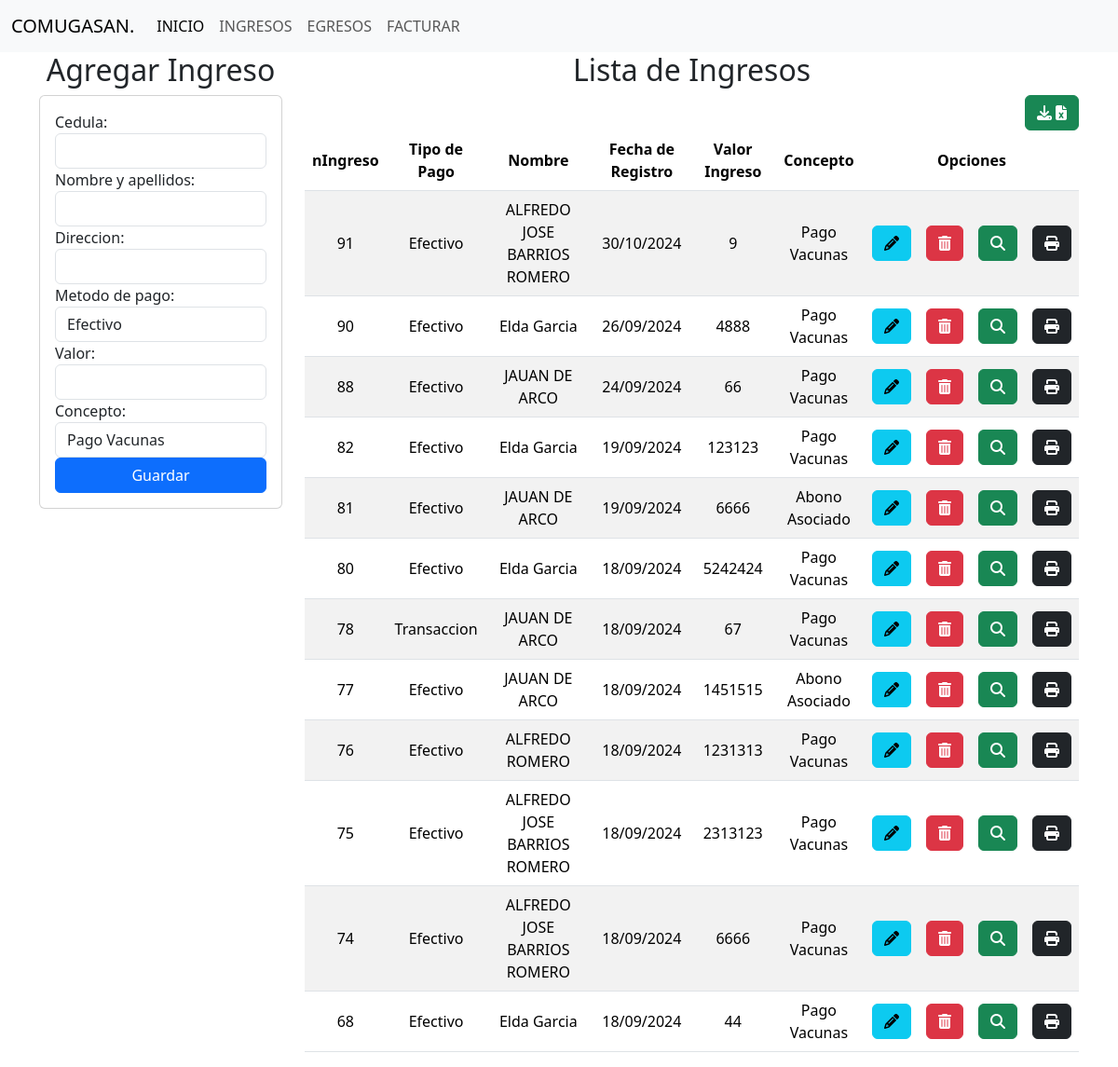
The page / on the database its author committed.
### comite/models.py (models this page shows, shortened)
class Ingresos(models.Model):
    nIngreso = models.AutoField(primary_key=True)
    usuario = models.ForeignKey(Usuarios, on_delete=models.CASCADE,null=True)
    tipo_pago = models.CharField(max_length=20)
    ciudad = models.CharField(max_length=100,default='San Juan Nepomuceno',editable=False)
    fecha = models.DateTimeField(auto_now_add=True,editable=False)
    valorIngreso = models.IntegerField(default=0,blank=True,null=True)
    concepto = models.CharField(max_length=200)

class Usuarios(models.Model):
    cedula = models.IntegerField(primary_key=True)
    nombre_completo = models.CharField(max_length=100)
    direccion = models.CharField(max_length=255)

### comite/views.py (the view)
# urls.py: path('', views.home),
def home(request):
    ingresos = Ingresos.objects.all()
    usuarios = Usuarios.objects.all()
    ingresos_invertidos = []
    for i in ingresos[::-1]:
        ingresos_invertidos.append(i)
    return render(request,"ingresos/ingresos.html",{"ingresos":ingresos_invertidos,"usuarios":usuarios})

### comite/templates/ingresos/ingresos.html (shortened to what this page needs)
{% extends "base.html" %}
{% block body %}
<div class="row">
    <div class=" col-sm-12 col-md-6 col-lg-3 col-xl-3">
        <h2 style="text-align: center;">Agregar Ingreso</h2>
        <div class="card">
            <div class="card-body">
                <form action="/registrarIngreso/" id="registro-form" method="POST">{% csrf_token %}
                    <div class="form-group">
                        <label>Cedula:</label>
                        <input  class="form-control" type="text" id="cedula" name="cedula"   maxlength="20" required >
                    </div>
                    <div class="form-group">
                        <label>Nombre y apellidos:</label>
                        <input  class="form-control" type="text" id="nombre_completo" name="nombre_completo"   maxlength="100" required >
                    </div>
                    <div class="form-group">
                        <label>Direccion:</label>
                        <input  class="form-control" type="text" id="direccion" name="direccion"   maxlength="100" required>
                    </div>
                    <label for="tipo_pago">Metodo de pago:</label>
                    <select id="tipo_pago"  class="form-control" name="tipo_pago">
                        <option value="Efectivo">Efectivo</option>
                    </select>
                    <div class="form-group">
                        <label>Valor:</label>
                        <input  class="form-control" type="number" id="valorIngreso" name="valorIngreso"   maxlength="20" required >
                    </div>
                    <div>
                        <label for="concepto">Concepto:</label>
                        <select id="concepto" class="form-control"  name="concepto">
                            <option value="Pago Vacunas">Pago Vacunas</option>
                        </select>
                    </div>
                    <div class="form-group">
                        <button type="submit" class="btn btn-primary  w-100 text-white">Guardar</button>
                    </div>
                </form>
            </div>
        </div>
    </div>
    <div class=" col-sm-12 col-md-6 col-lg-9 col-xl-9">
        <h2 style="text-align: center;">Lista de Ingresos</h2>
        <div style="text-align: right;">
        <td><a href="/descargarExcelIngresos/" class="btn btn-success">  <i class="fa-solid fa-download">&nbsp;</i><i class="fa-solid fa-file-excel"> </i></i></></a></td>
        </div>
        <div class="table-responsive">
            <table class="table table-striped">
                <thead>
                    <tr>
                        <th>nIngreso</th>
                        <th>Tipo de Pago</th>
                        <th>Nombre</th>
                        <th>Fecha de Registro</th>
                        <th>Valor Ingreso</th>
                        <th>Concepto</th>
                        <th colspan="4">Opciones</th>
                    </tr>
                </thead>
                <tbody>
                    {% for items in ingresos %}
                    <tr>
                        <td>{{items.nIngreso}}</td>
                        <td>{{items.tipo_pago}}</td>
                        <td>{{items.usuario.nombre_completo}}</td>
                        <td>{{items.fecha|date:"d/m/Y"}}</td>
                        <td>{{items.valorIngreso}}</td>
                        <td>{{items.concepto}}</td>
                        <td><a href="edicionIngreso/{{items.nIngreso}}" class="btn btn-info"><i class="fa-solid fa-pencil"></i></a></td>
                        <td><a href="eliminacionIngreso/{{items.nIngreso}}" class="btn btn-danger btnEliminacion"> <i class="fa-solid fa-trash-can"></i></a></td>
                        <td><a href="detalleIngreso/{{items.nIngreso}}" class="btn btn-success"><i class="fa-solid fa-magnifying-glass"></i></a></td>
                        <td><a href="detallePDF/{{items.nIngreso}}" onclick="abrirPopup(event, 'detallePDF/{{items.nIngreso}}', 'Mi ventana emergente', 800, 1000)"  class="btn btn-dark"><i class="fa-solid fa-print"></i></i></i></a></td>
                    </tr>
                    {% endfor%}
                </tbody>
            </table>
        </div>
    </div>
</div>
{% endblock %}

### comite/static/css/ingresos.css (style rules this page uses)
th, td { text-align: center; vertical-align: middle; }

### rows shown on the page
Ingresos: nIngreso "91", tipo_pago "Efectivo", usuario.nombre_completo "ALFREDO JOSE BARRIOS ROMERO", fecha "30/10/2024", valorIngreso "9", concepto "Pago Vacunas"
Ingresos: nIngreso "90", tipo_pago "Efectivo", usuario.nombre_completo "Elda Garcia", fecha "26/09/2024", valorIngreso "4888", concepto "Pago Vacunas"
Ingresos: nIngreso "88", tipo_pago "Efectivo", usuario.nombre_completo "JAUAN DE ARCO", fecha "24/09/2024", valorIngreso "66", concepto "Pago Vacunas"
Ingresos: nIngreso "82", tipo_pago "Efectivo", usuario.nombre_completo "Elda Garcia", fecha "19/09/2024", valorIngreso "123123", concepto "Pago Vacunas"
Ingresos: nIngreso "81", tipo_pago "Efectivo", usuario.nombre_completo "JAUAN DE ARCO", fecha "19/09/2024", valorIngreso "6666", concepto "Abono Asociado"
Ingresos: nIngreso "80", tipo_pago "Efectivo", usuario.nombre_completo "Elda Garcia", fecha "18/09/2024", valorIngreso "5242424", concepto "Pago Vacunas"
Ingresos: nIngreso "78", tipo_pago "Transaccion", usuario.nombre_completo "JAUAN DE ARCO", fecha "18/09/2024", valorIngreso "67", concepto "Pago Vacunas"
Ingresos: nIngreso "77", tipo_pago "Efectivo", usuario.nombre_completo "JAUAN DE ARCO", fecha "18/09/2024", valorIngreso "1451515", concepto "Abono Asociado"
Ingresos: nIngreso "76", tipo_pago "Efectivo", usuario.nombre_completo "ALFREDO ROMERO", fecha "18/09/2024", valorIngreso "1231313", concepto "Pago Vacunas"
Ingresos: nIngreso "75", tipo_pago "Efectivo", usuario.nombre_completo "ALFREDO JOSE BARRIOS ROMERO", fecha "18/09/2024", valorIngreso "2313123", concepto "Pago Vacunas"
Ingresos: nIngreso "74", tipo_pago "Efectivo", usuario.nombre_completo "ALFREDO JOSE BARRIOS ROMERO", fecha "18/09/2024", valorIngreso "6666", concepto "Pago Vacunas"
Ingresos: nIngreso "68", tipo_pago "Efectivo", usuario.nombre_completo "Elda Garcia", fecha "18/09/2024", valorIngreso "44", concepto "Pago Vacunas"
